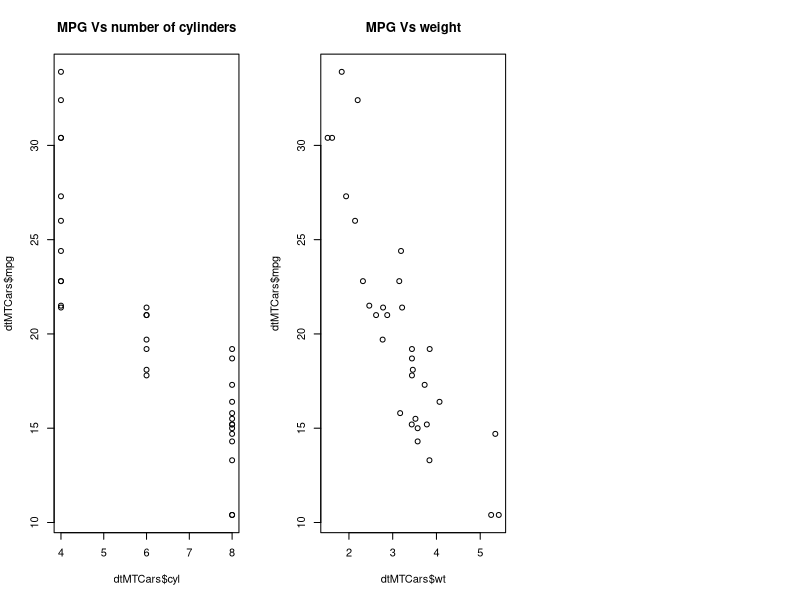

The R source for this figure: (Note: this script raises an error after producing the figure.)
## ---- chunk 1
library(data.table)
library(corrplot)
## ---- chunk 2
dtMTCars <- data.table(mtcars)
head(dtMTCars)

summary(dtMTCars)
## ---- chunk 3
# corrplot(cor(dtMTCars))

#some more plots
par(mfrow = c(1,3))
plot(x = dtMTCars$cyl,y = dtMTCars$mpg,main = "MPG Vs number of cylinders")
plot(x = dtMTCars$wt,y = dtMTCars$mpg,main = "MPG Vs weight")
genericformula = y~x
ggplot(dtMTCars,aes(x = wt,y = mpg)) + geom_point() + geom_smooth(formula = genericformula,method = "lm") + stat_poly_eq(formula = genericformula,aes(label = paste(..eq.label.., ..rr.label.., sep =  "~~~")), parse = TRUE) #had to install ggpmisc for stat_poly_eq
plot(x = dtMTCars$am,y = dtMTCars$mpg,main = "MPG Vs transmission type")

par(mfrow = c(1,3))
plot(x = dtMTCars$hp,y = dtMTCars$mpg,main = "MPG Vs power")
plot(x = dtMTCars$disp,y = dtMTCars$mpg,main = "MPG Vs displacement")
plot(x = dtMTCars$qsec,y = dtMTCars$mpg,main = "MPG Vs qsec") #positive relation but quite a lot of variation.

par(mfrow = c(1,3))
plot(x = dtMTCars$drat,y = dtMTCars$mpg,main = "MPG Vs rear axle ratio") #not great relation
plot(x = dtMTCars$carb,y = dtMTCars$mpg,main = "MPG Vs number of carburators") #not great relation
plot(x = dtMTCars$gear,y = dtMTCars$mpg,main = "MPG Vs number of forward gears") #not great relation

plot(x = dtMTCars$hp,y = dtMTCars$vs,main = "MPG Vs Engine type")

## ---- chunk 4
MultLinearModel <- lm(mpg~wt+cyl+hp,data = dtMTCars)
summary(MultLinearModel)
